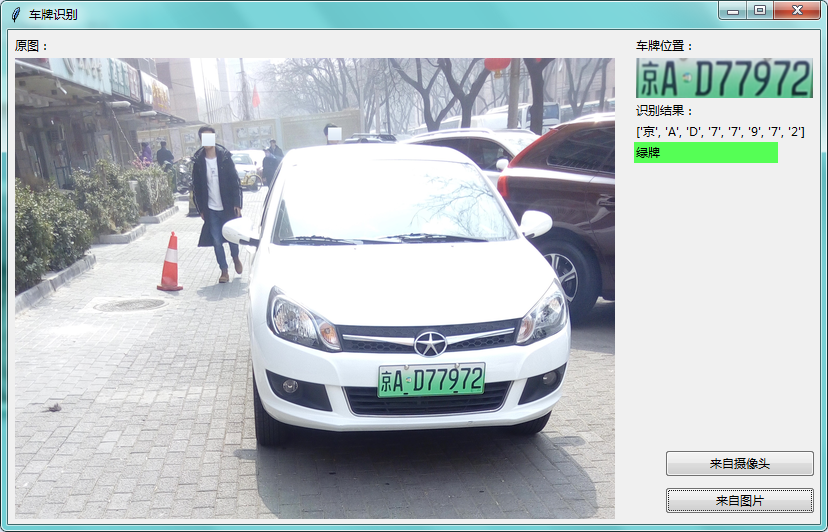
#> input picture tk/Screenshots/3.png, 828 x 532 px, given as the content of the folder c/, which was not available
$ python IMG.py
#> lines starting #> are read from the running program, lines starting #| are printed output that depends on the picture
import os
import cv2
path = "c/"

img = os.listdir(path)
for name in img:
    n = name.split(".")[0]

    imgpath = path + name
    m = cv2.imread(imgpath)
#> m is the input picture: shape (532, 828, 3); mean B, G, R 197.7, 194.7, 185.7
    r = cv2.resize(m,(650,1000))
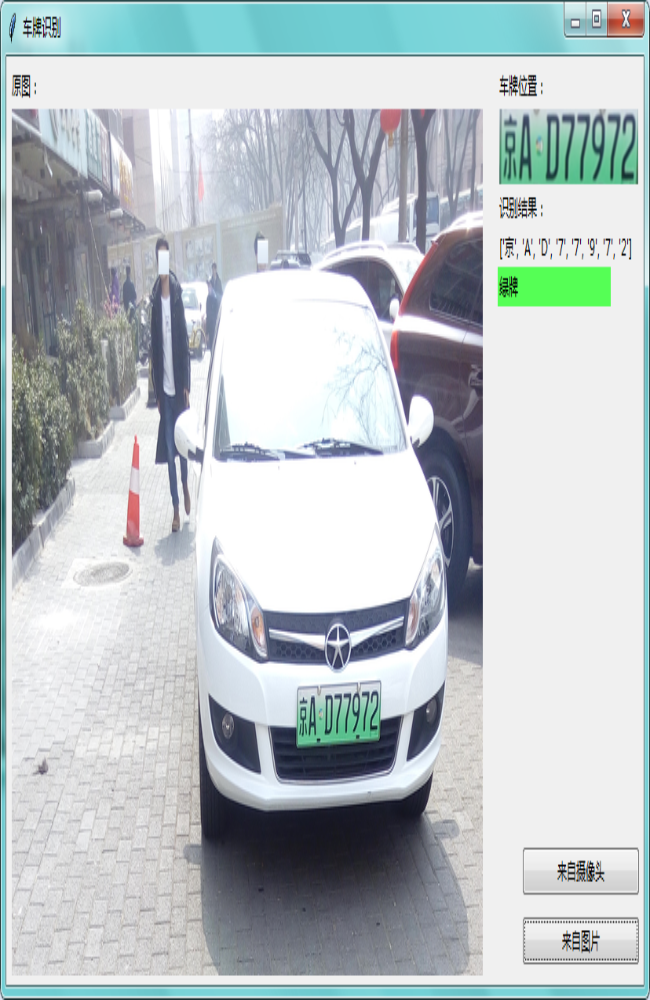
#> r: shape (1000, 650, 3); mean B, G, R 197.6, 194.6, 185.6
    cv2.imwrite("./d/" + n + '.jpg', r)  # 存储为图像

$ run again, on tk/test/2.jpg
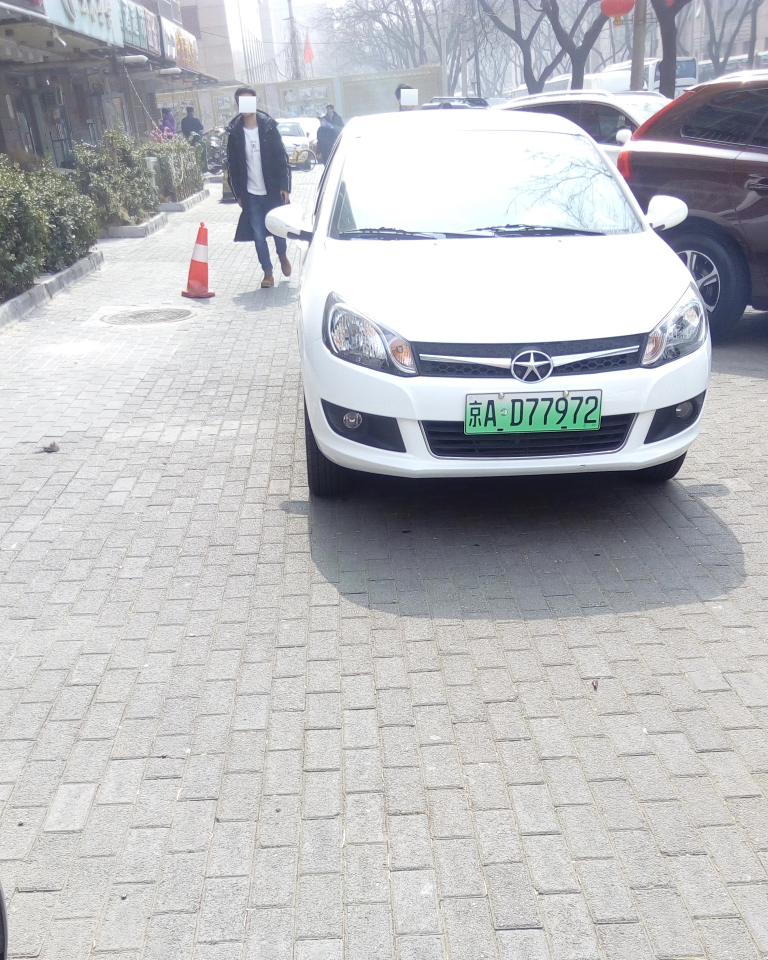
#> input picture tk/test/2.jpg, 2304 x 2880 px, given as the content of the folder c/, which was not available (shown at 1/3 size)
#> m is the input picture: shape (2880, 2304, 3); mean B, G, R 192.5, 189.2, 188.3
#> `r = cv2.resize(m,(650,1000))`:
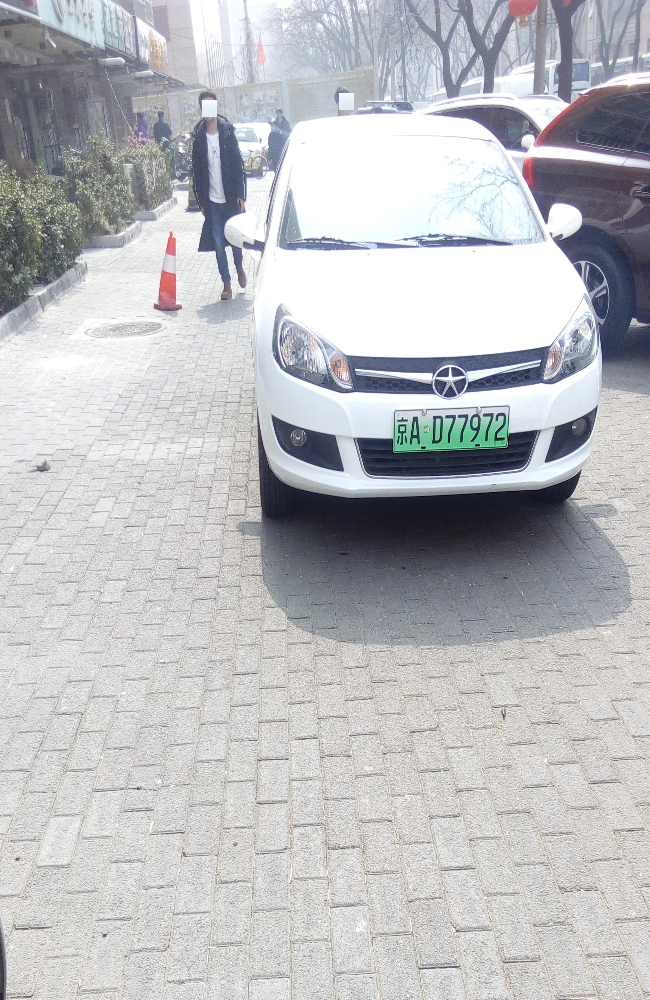
#> r: shape (1000, 650, 3); mean B, G, R 192.3, 189.1, 188.2
